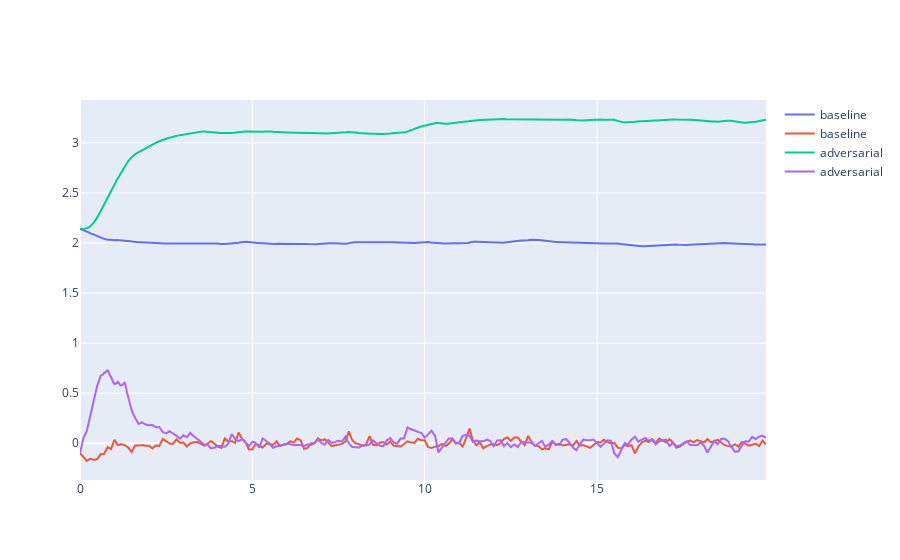

Notebook cell for this chart:
### Code cell
import pendulum_utils
pendulum = pendulum_utils.PendulumNLP()
vf = pendulum_utils.get_value_function(10)

# ctrl = lambda x: (torch.zeros(1), torch.zeros(1), None)

# ctrl = vf.get_optimal_controller()

# ctrl = value_approximation.get_inifinite_horizon_ctrl(pendulum.dyn, vf, vf_approx.model)
# ctrl = value_approximation.get_inifinite_horizon_ctrl(pendulum.dyn, vf, vf_approx_adv.model)


fig = go.Figure()

x0 = torch.Tensor([np.pi-1., -.1]).double()

ctrl = value_approximation.get_sampling_infinite_horizon_controller(pendulum.dx, vf, vf_approx.model)
x_traj_sim, t_traj_sim = acro.sim_ctrl(x0, ctrl, .1, 200)

for i in range(2):
    fig.add_trace(go.Scatter(
        x=t_traj_sim,
        y=x_traj_sim[i,:],
        name='baseline',
    ))
    
    
ctrl = value_approximation.get_sampling_infinite_horizon_controller(pendulum.dx, vf, vf_approx_adv.model)
x_traj_sim, t_traj_sim = acro.sim_ctrl(x0, ctrl, .1, 200)
for i in range(2):
    fig.add_trace(go.Scatter(
        x=t_traj_sim,
        y=x_traj_sim[i,:],
        name='adversarial',
    ))
    
fig.show()

### Figure 1 — Plotly figure (JSON) as saved in the notebook; plotly's stock layout.template omitted (floating-point values rounded to 4 significant figures; data arrays with more than 128 entries replaced by an {"elided": "..."} marker saying what was removed)
{"data": [{"name": "baseline", "type": "scatter", "x": {"elided": "403 float values"}, "y": {"elided": "403 float values"}}, {"name": "baseline", "type": "scatter", "x": {"elided": "403 float values"}, "y": {"elided": "403 float values"}}, {"name": "adversarial", "type": "scatter", "x": {"elided": "405 float values"}, "y": {"elided": "405 float values"}}, {"name": "adversarial", "type": "scatter", "x": {"elided": "405 float values"}, "y": {"elided": "405 float values"}}], "layout": {}}
